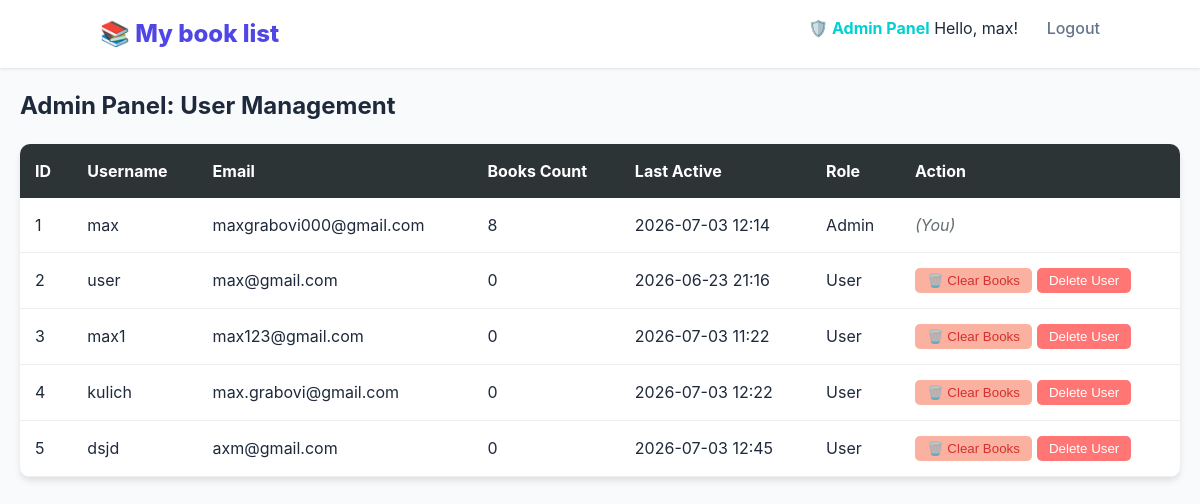
Screenshot of /api/admin/users (signed in) with the database file from the repository.
### app.py (models this page shows)
class User(UserMixin, db.Model):
    id = db.Column(db.Integer, primary_key=True)
    username = db.Column(db.String(150), unique=True, nullable=False)
    email = db.Column(db.String(150), unique=True, nullable=False)
    password = db.Column(db.String(256), nullable=False)
    books = db.relationship('Book', backref='owner', lazy=True)
    is_admin = db.Column(db.Boolean, default=False)
    last_seen = db.Column(db.DateTime, default=db.func.now())

### app.py (the view)
@app.route('/api/admin/users')
@login_required
@admin_required
def api_admin_panel():
    users = User.query.all()
    return render_template('admin.html', users=users)

### app.py (called while the page is built)
def admin_required(f):
    @wraps(f)
    def decorated_function(*args, **kwargs):
        if not current_user.is_authenticated or not current_user.is_admin:
            return jsonify({'success': False, 'message': 'Admin access required'}), 403
        return f(*args, **kwargs)
    return decorated_function

@app.before_request
def before_request():
    if current_user.is_authenticated:
        current_user.last_seen = datetime.now(local_tz)
        db.session.commit()

@login_manager.user_loader
def load_user(user_id):
    return User.query.get(int(user_id))

### templates/admin.html (shortened to what this page needs)
{% extends "base.html" %}
{% block content %}
<div class="main-container">
    <h2>Admin Panel: User Management</h2>
    <table style="width:100%; border-collapse: collapse; margin-top: 20px; background: white; border-radius: 10px; overflow: hidden; box-shadow: 0 4px 6px rgba(0,0,0,0.1);">
        <thead>
        <tr style="background: #2d3436; color: white; text-align: left;">
            <th style="padding: 15px;">ID</th>
            <th style="padding: 15px;">Username</th>
            <th style="padding: 15px;">Email</th>
            <th style="padding: 15px;">Books Count</th>
            <th style="padding: 15px;">Last Active</th>
            <th style="padding: 15px;">Role</th>
            <th style="padding: 15px;">Action</th>
        </tr>
        </thead>
        <tbody>
        {% for user in users %}
        <tr id="user-row-{{ user.id }}" style="border-bottom: 1px solid #eee;">
            <td style="padding: 15px;">{{ user.id }}</td>
            <td style="padding: 15px;">{{ user.username }}</td>
            <td style="padding: 15px;">{{ user.email }}</td>
            <td style="padding: 15px;" id="books-count-{{ user.id }}">{{ user.books|length }}</td>
            <td style="padding: 15px;">
                {% if user.last_seen %}
                {{ user.last_seen.strftime('%Y-%m-%d %H:%M') }}
                {% else %}
                Never
                {% endif %}
            </td>
            <td style="padding: 15px;">{{ 'Admin' if user.is_admin else 'User' }}</td>
            <td style="padding: 15px;">
                {% if user.id != current_user.id %}
                <div style="display: flex; gap: 5px;">
                    <button onclick="clearUserBooks('{{ user.id }}', '{{ user.username }}')"
                            style="background: #fab1a0; color: #d63031; border: none; padding: 5px 12px; border-radius: 5px; cursor: pointer;">
                        🗑️ Clear Books
                    </button>
                    <button onclick="confirmDeleteUser('{{ user.id }}', '{{ user.username }}')"
                            style="background: #ff7675; color: white; border: none; padding: 5px 12px; border-radius: 5px; cursor: pointer;">
                        Delete User
                    </button>
                </div>
                {% else %}
                <span style="color: #636e72; font-style: italic;">(You)</span>
                {% endif %}
            </td>
        </tr>
        {% endfor %}
        </tbody>
    </table>
</div>
{% endblock %}

### templates/base.html (shortened to what this page needs)
<!DOCTYPE html>
<html lang="en">
<head>
    <link rel="stylesheet" href="{{url_for('static', filename='css/style.css') }}">
</head>
<body>
<nav>
    <div class="nav-container">
        <a href="/" class="logo">📚 My book list</a>
        <div class="nav-links">
            {% if current_user.is_authenticated %}
            {% if current_user.is_admin %}
            <a href="/api/admin/users" style="color: #00d2d3; font-weight: bold;">🛡️ Admin Panel</a>
            {% endif %}
            <span>Hello, {{ current_user.username }}!</span>
            <a href="/api/auth/logout">Logout</a>
            {% else %}
            <a href="/api/auth/login">Login</a>
            <a href="/api/auth/register">Register</a>
            {% endif %}
        </div>
    </div>
</nav>
<div class="container">
    {% block content %}{% endblock %}
</div>
</body>
</html>

### static/css/style.css (style rules this page uses)
:root { --primary: #4f46e5; --primary-hover: #4338ca; --success: #22c55e; --danger: #ef4444; --bg: #f8fafc; --text-main: #1e293b; --text-muted: #64748b; --card-bg: #ffffff; }
body { font-family: 'Inter', system-ui, -apple-system, sans-serif; background-color: var(--bg); color: var(--text-main); margin: 0; line-height: 1.5; }
nav { background: #ffffff; padding: 1rem 2rem; box-shadow: 0 1px 3px rgba(0,0,0,0.1); display: flex; justify-content: space-between; align-items: center; }
.nav-container { max-width: 1000px; margin: 0 auto; width: 100%; display: flex; justify-content: space-between; }
.logo { font-size: 1.5rem; font-weight: 800; color: var(--primary); text-decoration: none; }
.nav-links a { text-decoration: none; color: var(--text-muted); font-weight: 500; margin-left: 1.5rem; transition: color 0.2s; }
.container { max-width: 1200px; margin: 0 auto; padding: 0 20px; }

### rows the page displays
User: username "max", id "1", email "maxgrabovi000@gmail.com", books|length "8", last_seen "2026-07-03 12:14", is_admin "Admin", shows "(You)"
User: id "2", username "user", email "max@gmail.com", books|length "0", last_seen "2026-06-23 21:16", is_admin "User"
User: id "3", username "max1", email "max123@gmail.com", books|length "0", last_seen "2026-07-03 11:22", is_admin "User"
User: id "4", username "kulich", email "max.grabovi@gmail.com", books|length "0", last_seen "2026-07-03 12:22", is_admin "User"
User: id "5", username "dsjd", email "axm@gmail.com", books|length "0", last_seen "2026-07-03 12:45", is_admin "User"
